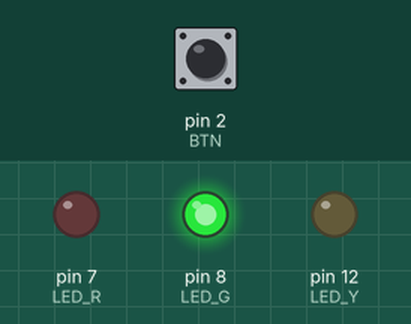
The sketch below on a simulated Arduino Uno, built with avr-gcc and run on an emulated ATmega328P. Parts: output pins drawn as LEDs (lit = HIGH). The inputs (shaded band) are chosen by the test bench; at power-on: pin 2 (BTN) LOW.

Above: at 3.0 s.
At 7.45 s:
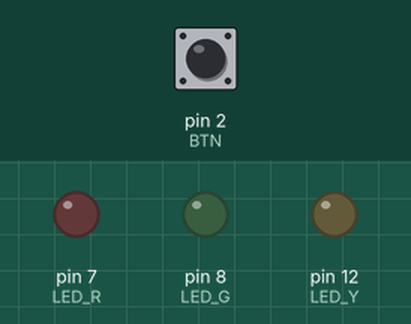
At 11.2 s:
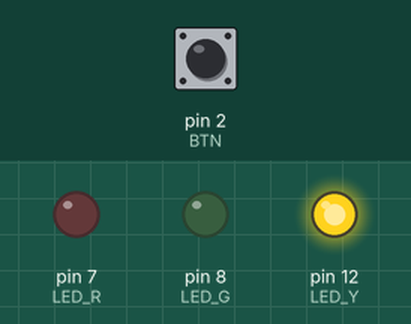
At 17.2 s:
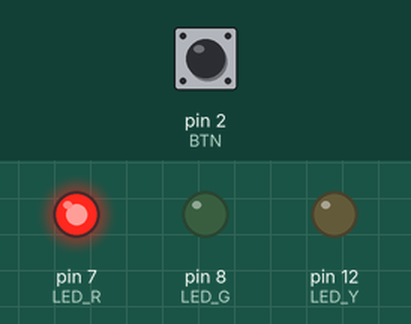
At 23.3 s:
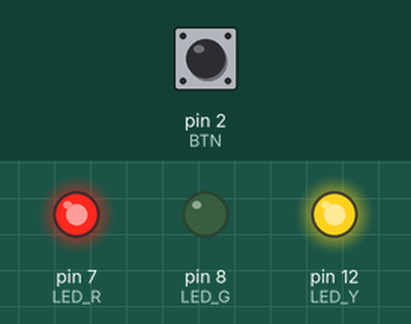
Timing chart, 0 to 31.6 s (numbered marks = the images above):
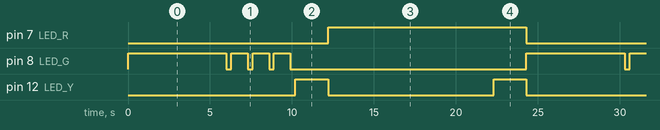

The sketch:

streetlight.ino
```cpp
int LED_Y = 12;
int LED_R = 7;
int LED_G = 8;
int BTN = 2;

void setup() {
  // put your setup code here, to run once:
  pinMode(LED_R, OUTPUT);
  pinMode(LED_G, OUTPUT);
  pinMode(LED_Y, OUTPUT);
  pinMode(BTN, INPUT);
  Serial.begin(9600);
}

void loop() {
  // put your main code here, to run repeatedly:
  int LED_Y = 12;
  int LED_R = 7;
  int LED_G = 8;

  digitalWrite(LED_G, HIGH);
  delay(5000);
  digitalWrite(LED_G, LOW);
  for (int i = 0; i <= 3; i++) {
    digitalWrite(LED_G, HIGH);
    delay(1000);
    digitalWrite(LED_G, LOW);
    delay(300);
  }
  digitalWrite(LED_G, LOW);
  digitalWrite(LED_Y, HIGH);
  delay(2000);
  digitalWrite(LED_Y, LOW);
  digitalWrite(LED_R, HIGH);
  int c = 0;
  for (int i = 0; i <= 100; i++) {
    int btnstate=digitalRead(BTN);
    if (btnstate == HIGH) {
      c=101;
    }
    delay(100);
    c += 1;
  }
  digitalWrite(LED_Y, HIGH);
  delay(2000);
  digitalWrite(LED_R, LOW);
  digitalWrite(LED_Y, LOW);
}
```

Measured:
- by itself, pin 7 (LED_R): alternates HIGH for 12.1 s and LOW for 12.2 s
- by itself, pin 8 (LED_G): repeats every 24.3 s: 3 × (LOW 0.30 s, HIGH 1.0 s), LOW 14.4 s, HIGH 6.0 s
- by itself, pin 12 (LED_Y): alternates HIGH for 2.0 s and LOW for 10.1 s
